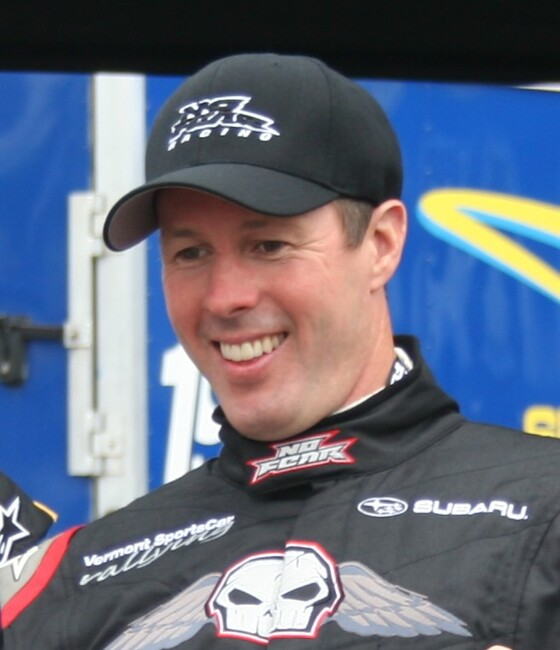
#> input picture linux/quickshell-launcher/img/portrait.jpg, 560 x 650 px
$ python ring.py ../../linux/quickshell-launcher/img/portrait.jpg ../../linux/quickshell-launcher/img/portrait.jpg
#> lines starting #> are read from the running program, lines starting #| are printed output that depends on the picture; after the words box and inside, x2 and y2 are one past the last pixel; in counts of white or black regions, pixels touching at a corner belong together
### tools/hd-redraw/redraw_api.py
"""The Nano Banana 2 call shared by the redraw scripts. The key comes from
GEMINI_API_KEY and is never printed or written."""
import base64, io, json, os, time, urllib.error, urllib.request
import numpy as np
from PIL import Image

MODEL = "gemini-3.1-flash-image"
CHECKER = "gemini-3.5-flash"   # a vision model that reads the redraws' writing
# The aspect ratios the model accepts.
RATIOS = {"1:1": 1, "4:3": 4/3, "3:4": 3/4, "3:2": 1.5, "2:3": 2/3, "16:9": 16/9, "9:16": 9/16,
          "5:4": 1.25, "4:5": 0.8, "21:9": 21/9, "4:1": 4, "1:4": 0.25, "8:1": 8, "1:8": 0.125}


def call(img, ratio, prompt, size="4K"):
    """One image-to-image request; the reply's image, RGB."""
    buf = io.BytesIO(); img.save(buf, "PNG")
    body = {"contents": [{"parts": [{"text": prompt},
              {"inline_data": {"mime_type": "image/png", "data": base64.b64encode(buf.getvalue()).decode()}}]}],
            "generationConfig": {"responseModalities": ["IMAGE"], "imageConfig": {"aspectRatio": ratio, "imageSize": size}}}
    req = urllib.request.Request(f"https://generativelanguage.googleapis.com/v1beta/models/{MODEL}:generateContent",
        data=json.dumps(body).encode(), headers={"Content-Type": "application/json", "x-goog-api-key": os.environ["GEMINI_API_KEY"]})
    try:
        with urllib.request.urlopen(req, timeout=300) as r:
            d = json.load(r)
    except urllib.error.HTTPError as e:
        raise RuntimeError(f"API error {e.code}: {e.read()[:300].decode('utf-8', 'replace')}")
    for c in d.get("candidates", []):
        for p in c.get("content", {}).get("parts", []):
            if "inlineData" in p:
                return Image.open(io.BytesIO(base64.b64decode(p["inlineData"]["data"]))).convert("RGB")
    raise RuntimeError("no image in reply: " + json.dumps(d)[:200])


def redraw(img, ratio, prompt):
    """`call`, retried on rate limits, server errors and empty replies."""
    for attempt in range(4):
        try:
            return call(img, ratio, prompt)
        except RuntimeError as e:
            if any(c in str(e) for c in ("429", "500", "503", "no image")):
                time.sleep(10 * (attempt + 1)); continue
            raise
    raise RuntimeError("gave up after retries")


def fit_ratio(img, fill):
    """img padded (centred, with `fill`) to the nearest ratio the model
    takes: the padded image, the ratio's name and img's offset in it."""
    w, h = img.size
    ratio = min(RATIOS, key=lambda k: abs(np.log(RATIOS[k] / (w / h))))
    r = RATIOS[ratio]
    pw, ph = (max(w, round(h * r)), h) if r >= w / h else (w, max(h, round(w / r)))
    pad = Image.new("RGB", (pw, ph), fill); ox, oy = (pw - w) // 2, (ph - h) // 2; pad.paste(img, (ox, oy))
    return pad, ratio, (ox, oy)


WRITING = ("This image is a redrawn graphic from a 1998 rally video game (a car, a car's texture, a badge). Look at "
  "every piece of writing in it: letters, words, numbers, sponsor names. Answer YES if all of it is real, correctly "
  "spelled and makes sense there (real brand or sponsor names such as MARTINI, Castrol, PIRELLI, SUBARU, a race "
  "number, a number plate), or if there is no writing at all. Answer NO if any of it is made-up, misspelled, "
  "garbled, mirrored or nonsense. Reply with exactly one word: YES or NO.")


# [24 lines left out: functions ask, writing_ok, not called in this run]

### tools/hd-redraw/ring.py
"""Redraw a main-menu ring frame (New_Fe/Images/MainOpts/<language>/Anim:
words printed around a ring, tops towards the centre, reading
counter-clockwise) at 4x. The ring is unwrapped (polar) so every word is
straight, upright text; the frame's words are stacked on one green sheet
and redrawn together with Nano Banana 2 (one word at a time, the model
loses the typeface), unmixed from the green, snapped back onto each
word's own ink and wrapped back onto the ring. Dots are drawn as discs.
usage: ring.py <frame.png> <out.png> [--dry <strip.png>]
--dry only shows the unwrapped strip and the words found (no API call).
Key: GEMINI_API_KEY, never printed. RING_DEBUG=<prefix> saves the sheet
and every try."""
import os, sys
import numpy as np
from PIL import Image, ImageDraw
from scipy import ndimage

sys.path.insert(0, os.path.dirname(os.path.abspath(__file__)))
import redraw_api

CX, CY = 202.0, 201.5   # the ring's centre (fitted on the seven English frames)
R_IN, R_OUT = 164.0, 206.0
S = 4                   # output scale
DOT = 30                # narrower components are dots
N = int(2 * np.pi * (R_IN + R_OUT) / 2)  # strip length at 1x


def unwrap(img, t0):
    """The ring band as a strip at S x: x runs counter-clockwise from angle
    t0, y outwards; nearest samples of the original (a smooth unwrap made
    the model draw soft, ghosted letters)."""
    a = np.asarray(img)
    w, h = N * S, int((R_OUT - R_IN) * S)
    u, v = np.meshgrid((np.arange(w) + 0.5) / S, (np.arange(h) + 0.5) / S)
    t = t0 + u / N * 2 * np.pi
    r = R_IN + v
    x = CX + r * np.sin(t)
    y = CY + r * np.cos(t)
    xi = np.clip(np.floor(x).astype(int), 0, img.width - 1)
    yi = np.clip(np.floor(y).astype(int), 0, img.height - 1)
    return Image.fromarray(a[yi, xi])


# [15 lines left out: function wrap, not called in this run]


def seam(img):
    """The angle with the least ink: the strip starts there."""
    a = np.asarray(img)[..., 3] > 0
    ys, xs = np.nonzero(a)
    t = np.arctan2(xs + 0.5 - CX, ys + 0.5 - CY) % (2 * np.pi)
    hist, edges = np.histogram(t, bins=360, range=(0, 2 * np.pi))
    run = np.convolve(np.r_[hist, hist[:20]], np.ones(20), "valid")[:360]
    return edges[int(np.argmin(run)) + 10]


def words(strip):
    """Word boxes in the strip (letters joined along the line; dots apart)."""
    a = np.asarray(strip)[..., 3] > 0
    joined = ndimage.binary_dilation(a, structure=np.ones((S * 4, S * 3 + 1)))
    labels, _ = ndimage.label(joined)
    out = []
    for i, sl in enumerate(ndimage.find_objects(labels), 1):
        if sl[1].stop - sl[1].start < DOT * S:  # a dot
            continue
        out.append((sl, labels == i))
    return out


GREEN = np.array([0, 255, 0], np.float32)
PROMPT = ("These are the words of a menu in a 1998 PC rally video game, one per row, shown enlarged with jagged pixels. "
  "Redraw them from scratch as crisp high-resolution vector lettering, as if typeset and drawn in Adobe Illustrator: perfectly "
  "smooth straight strokes, clean round curves, no pixel staircases, no blur, no noise. Keep exactly the same letters and "
  "spelling, the same bold condensed typeface, the same sizes, positions and slant, white letters with the same dark grey drop "
  "shadow offset the same way, and the same small dots. Do not add, remove or move anything. The background must stay pure "
  "flat green (#00FF00).")


def on_green(rgba):
    bg = Image.new("RGBA", rgba.size, (0, 255, 0, 255)); bg.alpha_composite(rgba); return bg.convert("RGB")


def excess(a):
    return a[..., 1] - (a[..., 0] + a[..., 2]) / 2


# [10 lines left out: function unmix, not called in this run]


def redraw_sheet(sheet):
    """The sheet redrawn at the same size."""
    pad, ratio, (ox, oy) = redraw_api.fit_ratio(sheet, (0, 255, 0))
    pw, ph = pad.size
    # Shown at least 2x (nearest): the model then keeps the letterforms.
    k = max(2, 1536 // max(pw, ph))
    got = redraw_api.redraw(pad.resize((pw * k, ph * k), Image.NEAREST), ratio, PROMPT)
    return got.resize((pw, ph), Image.LANCZOS).crop((ox, oy, ox + sheet.width, oy + sheet.height))


# [5 lines left out: function shape_err, not called in this run]


GAP = 8 * S


def make_sheet(strip, found, columns=2):
    """The frame's words stacked on green (upright, as unwrapped) in
    columns, and where each sits: (strip box, sheet x, sheet y)."""
    a = np.asarray(strip)
    boxes, own = [], []
    for sl, label in found:
        y0, y1 = max(0, sl[0].start - GAP), min(a.shape[0], sl[0].stop + GAP)
        x0, x1 = max(0, sl[1].start - GAP), min(a.shape[1], sl[1].stop + GAP)
        boxes.append((y0, y1, x0, x1))
        piece = np.asarray(strip.crop((x0, y0, x1, y1))).copy()
        piece[..., 3] *= ndimage.binary_dilation(label[y0:y1, x0:x1], iterations=S).astype(np.uint8)
        own.append(Image.fromarray(piece))
    rows = -(-len(boxes) // columns)
    cols = [boxes[c * rows:(c + 1) * rows] for c in range(columns)]
    cw = [max((x1 - x0 for _, _, x0, x1 in col), default=0) for col in cols]
    H = max(sum(y1 - y0 for y0, y1, _, _ in col) for col in cols)
    sheet = Image.new("RGBA", (sum(cw) + GAP * (columns - 1), H), (0, 0, 0, 0))
    places, cx, n = [], 0, 0
    for col, w in zip(cols, cw):
        y = 0
        for b in col:
            y0, y1, x0, x1 = b
            x = cx + (w - (x1 - x0)) // 2
            sheet.alpha_composite(own[n], (x, y)); n += 1
            places.append((b, x, y)); y += y1 - y0
        cx += w + GAP
    return on_green(sheet), places


# [6 lines left out: function moments, not called in this run]


def redraw_strip(strip, found):
    """The frame's words redrawn in one go (best of three by likeness),
    each snapped back onto its own ink; dots as discs. An RGBA strip,
    premultiplied."""
    a = np.asarray(strip)
    sheet, places = make_sheet(strip, found)
    ink = np.asarray(sheet, np.float32)
    free = ~ndimage.binary_dilation(excess(ink) < 200, iterations=6 * S)
    want = np.clip(1 - excess(ink) / 255, 0, 1)
    best = None
    for _ in range(3):
        got = redraw_sheet(sheet); e = shape_err(unmix(got, free)[1], want)
        if os.environ.get("RING_DEBUG"): got.save(os.environ["RING_DEBUG"] + f"-try{e:.3f}.png")
        if best is None or e < best[1]: best = (got, e)
    got, e = best
    if os.environ.get("RING_DEBUG"):
        sheet.save(os.environ["RING_DEBUG"] + "-in.png"); got.save(os.environ["RING_DEBUG"] + "-out.png")
    colour, alpha = unmix(got, free)
    canvas = np.zeros(a.shape, np.float32)
    for (sl, label), ((y0, y1, x0, x1), sx0, sy0) in zip(found, places):
        h, w = y1 - y0, x1 - x0
        al = alpha[sy0:sy0 + h, sx0:sx0 + w]
        co = colour[sy0:sy0 + h, sx0:sx0 + w]
        keep = ndimage.binary_dilation(label[y0:y1, x0:x1], iterations=S * 2)
        want = (a[y0:y1, x0:x1, 3] > 0) * keep * 1.0
        al = al * ndimage.binary_dilation(want > 0, iterations=S * 3)
        # Snap: map the redraw's ink onto the original's (centre and spread).
        hy, hx, hsy, hsx = moments(al); wy, wx, wsy, wsx = moments(want)
        ky, kx = hsy / wsy, hsx / wsx
        offset = (hy - wy * ky, hx - wx * kx)
        src = np.dstack([co * al[..., None], al * 255])
        out = np.stack([ndimage.affine_transform(src[..., c], [ky, kx], offset=offset, order=1) for c in range(4)], -1)
        out = out * keep[..., None]
        c = canvas[y0:y1, x0:x1]
        o = out[..., 3:4] / 255
        c[..., :3] = c[..., :3] * (1 - o) + out[..., :3]
        c[..., 3:4] = np.maximum(c[..., 3:4], out[..., 3:4])
    draw_dots(strip, canvas)
    return canvas, f"{e:.3f}"


# [29 lines left out: functions draw_dots, unpremultiply, not called in this run]


def main():
    src, out = sys.argv[1], sys.argv[2]
    img = Image.open(src).convert("RGBA")
    t0 = seam(img)
#> in seam, `a = np.asarray(img)[..., 3] > 0`: a: shape (650, 560) bool; every value is 1
#> in seam, `hist, edges = np.histogram(t, bins=360, range=(0, 2 * np.pi))`: hist = 360 values, max 2846 at index 38, min 262 at index 269, mean 1011.1; edges = 361 values from 0 to 6.28
#> in seam, `run = np.convolve(np.r_[hist, hist[:20]], np.ones(20), "valid")[:360]`: run = 360 values, max 49623 at index 26, min 7160 at index 169, mean 20222.2
#> t0 = 3.12
    strip = unwrap(img, t0)
#> in unwrap, `xi = np.clip(np.floor(x).astype(int), 0, img.width - 1)`:
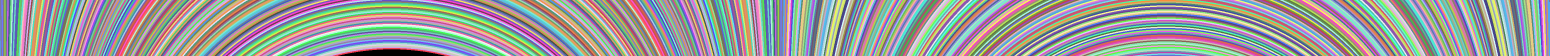
#> xi: shape (168, 4648) int64 (shown at 1/3 size); 408 distinct labels, from 0 to 407; one colour per label, 0 black
#> in unwrap, `yi = np.clip(np.floor(y).astype(int), 0, img.height - 1)`:
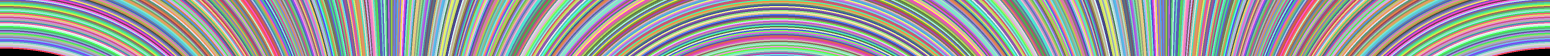
#> yi: shape (168, 4648) int64 (shown at 1/3 size); 408 distinct labels, from 0 to 407; one colour per label, 0 black
    found = words(strip)
#> in words, `a = np.asarray(strip)[..., 3] > 0`: a: shape (168, 4648) bool; every value is 1
#> in words, `labels, _ = ndimage.label(joined)`: labels: shape (168, 4648) int32; every value is 1
#> the loop in words, `for i, sl in enumerate(ndimage.find_objects(labels), 1):` made 1 pass
#> i on pass 1: 1
#> after the loop in words, `for i, sl in enumerate(ndimage.find_objects(labels), 1):`: out = 1 item
#> found = 1 item
    print(f"seam {np.degrees(t0):.0f} deg, {len(found)} words")
#| seam 179 deg, 1 words
    if "--dry" in sys.argv:
        show = Image.new("RGBA", strip.size, (0, 0, 80, 255)); show.alpha_composite(strip)
        d = ImageDraw.Draw(show)
        for sl, _ in found:
            d.rectangle([sl[1].start, sl[0].start, sl[1].stop - 1, sl[0].stop - 1], outline=(255, 0, 0, 255))
        show.save(sys.argv[sys.argv.index("--dry") + 1])
        back = wrap(strip, t0, img.size)
        bg = Image.new("RGBA", back.size, (0, 0, 80, 255)); bg.alpha_composite(back.convert("RGBA"))
        bg.save(out)
        return
    canvas, notes = redraw_strip(strip, found)
#> the loop in make_sheet, `for sl, label in found:` made 1 pass
#> (y0, y1, x0, x1) on pass 1: (0, 168, 0, 4648)
#> after the loop in make_sheet, `for sl, label in found:`: boxes = [(0, 168, 0, 4648)]; own = 1 item
#> in make_sheet, `rows = -(-len(boxes) // columns)`: rows = 1
#> in make_sheet, `cols = [boxes[c * rows:(c + 1) * rows] for c in range(columns)]`: cols = [[(0, 168, 0, 4648)], []]
#> in make_sheet, `cw = [max((x1 - x0 for _, _, x0, x1 in col), default=0) for col in cols]`: cw = [4648, 0]
#> in make_sheet, `H = max(sum(y1 - y0 for y0, y1, _, _ in col) for col in cols)`: H = 168
#> in make_sheet, `sheet = Image.new("RGBA", (sum(cw) + GAP * (columns - 1), H), (0, 0, 0..`: sheet: PIL image 4680x168 RGBA; every value is 0
#> the loop in make_sheet, `for col, w in zip(cols, cw):` made 2 passes
#> (col, w, cx) on passes 1 to 2: ([(0, 168, 0, 4648)], 4648, 4680), ([], 0, 4712)
#> after the loop in make_sheet, `for col, w in zip(cols, cw):`:
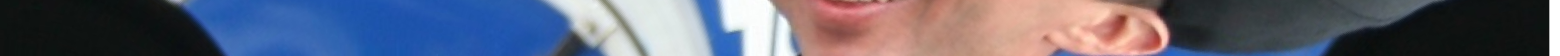
#> sheet: PIL image 4680x168 RGBA (shown at 1/3 size); mean R, G, B, A 95.9, 98.4, 116.7, 253.3; transparent parts drawn white
#> after the loop in make_sheet, `for col, w in zip(cols, cw):`: cx = 4712; n = 1; places = [((0, 168, 0, 4648), 0, 0)]
#> in on_green, `bg = Image.new('RGBA', rgba.size, (0, 255, 0, 255))`:
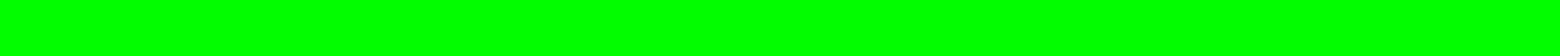
#> bg: PIL image 4680x168 RGBA (shown at 1/3 size); mean R, G, B, A 0, 255, 0, 255
#> in redraw_strip, `free = ~ndimage.binary_dilation(excess(ink) < 200, iterations=6 * S)`:
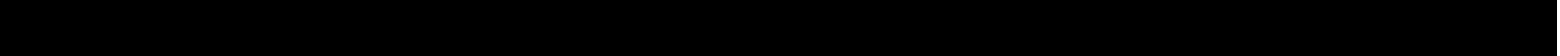
#> free: shape (168, 4680) bool (shown at 1/3 size); 0.17% white; 1 white region, box (x1, y1, x2, y2) and area: (4672, 0, 4680, 168) 1344
#> in fit_ratio, `pad = Image.new('RGB', (pw, ph), fill)`:
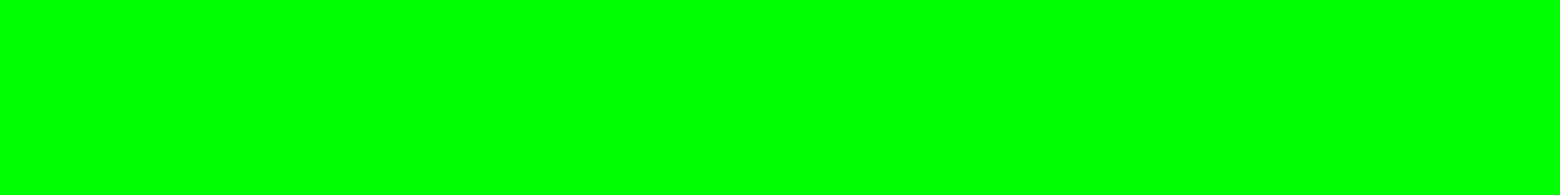
#> pad: PIL image 4680x585 RGB (shown at 1/3 size); mean R, G, B 0, 255, 0
#> in fit_ratio, `pad.paste(img, (ox, oy))`:
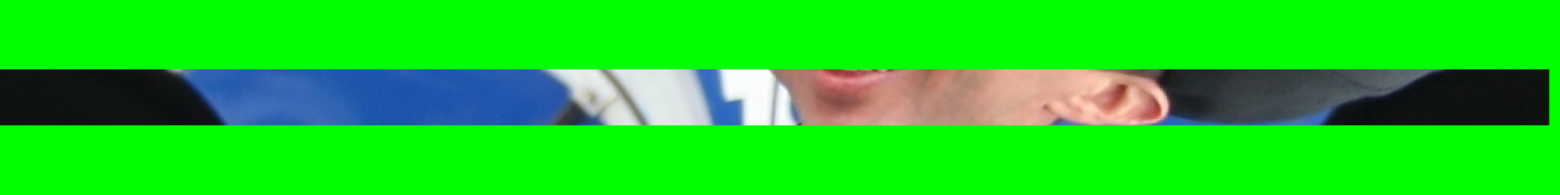
#> pad: PIL image 4680x585 RGB (shown at 1/3 size); mean R, G, B 27.5, 210.5, 33.5
#> in redraw_sheet, `pad, ratio, (ox, oy) = redraw_api.fit_ratio(sheet, (0, 255, 0))`: ratio = '8:1'; ox = 0; oy = 208
    ring = unpremultiply(wrap(canvas, t0, img.size))
    ring.save(out)
    print(os.path.basename(src), notes, flush=True)


if __name__ == "__main__":
#> (the run stopped early here; a loop or call above may not have finished)
